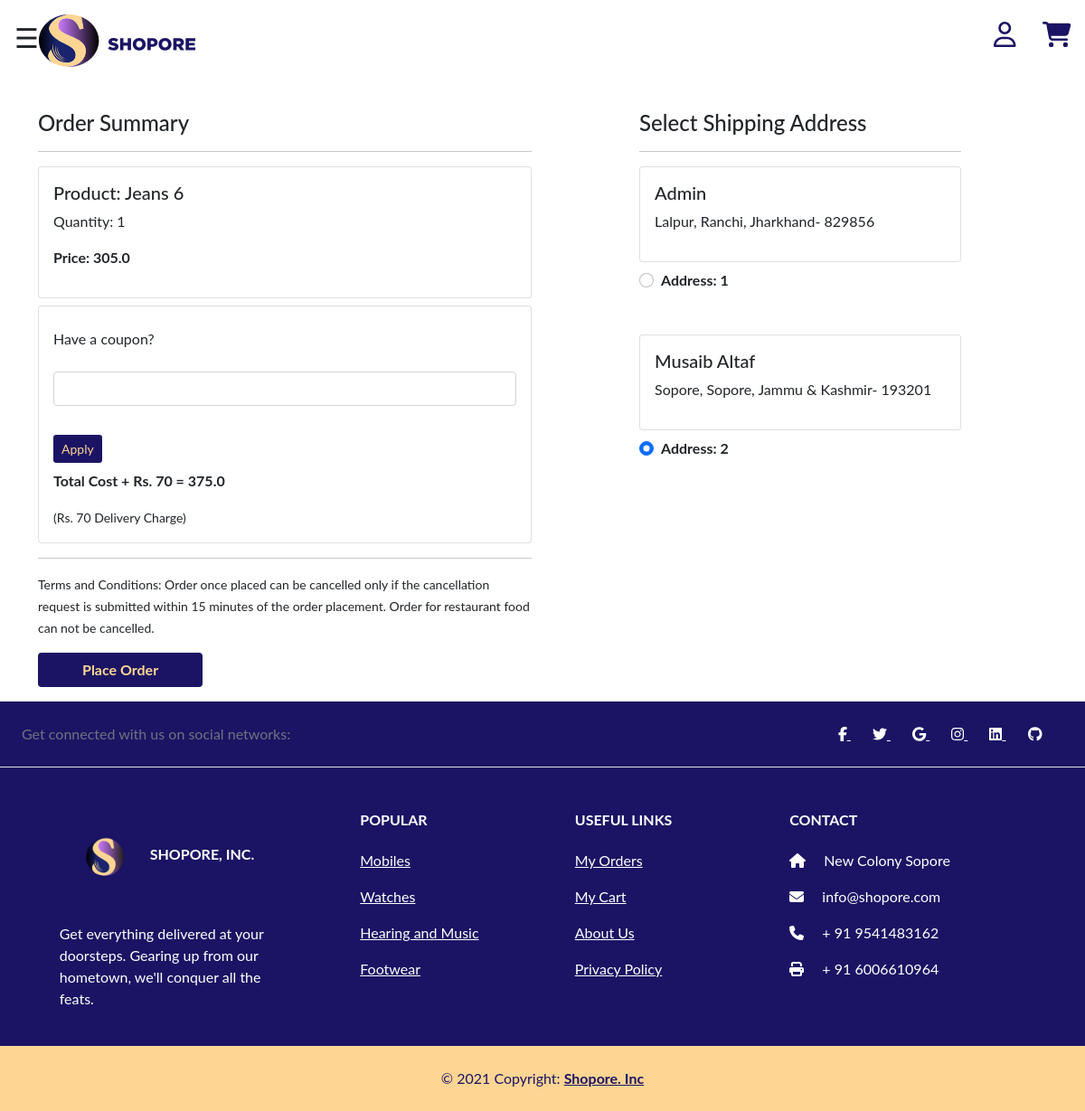
Screenshot of /checkout/ (signed in) with the database file from the repository.
### app/models.py (models this page shows, shortened)
class Cart(models.Model):
 user = models.ForeignKey(User, on_delete=models.CASCADE)
 product = models.ForeignKey(Product, on_delete=models.CASCADE)
 quantity = models.PositiveIntegerField(default=1)
 @property
 def total_cost(self):
   return self.quantity * self.product.discounted_price

class Product(models.Model):
 title = models.CharField(max_length=100)
 selling_price = models.FloatField()
 discounted_price = models.FloatField()
 description = models.TextField()
 brand = models.CharField(max_length=100)
 category = models.CharField( choices=CATEGORY_CHOICES, max_length=2)
 product_image = models.ImageField(upload_to='productimg')

class Customer(models.Model):
 user = models.ForeignKey(User, on_delete=models.CASCADE)
 name = models.CharField(max_length=200)
 locality = models.CharField(max_length=200)
 city = models.CharField(max_length=50)
 zipcode = models.IntegerField()
 state = models.CharField(choices=STATE_CHOICES, max_length=50)

### app/views.py (the view, shortened to what this page needs)
# urls.py: path('checkout/', views.checkout, name='checkout'),
@login_required
def checkout(request):
	coupondiscountt = 0
	inputcoupon =  "None"
	user = request.user
	add = Customer.objects.filter(user=user)
	cart_items = Cart.objects.filter(user=request.user)
	amount = 0.0
	shipping_amount = 70.0
	totalamount=0.0
	cart_product = [p for p in Cart.objects.all() if p.user == request.user]
	if cart_product:
		for p in cart_product:
			tempamount = (p.quantity * p.product.discounted_price)
			amount += tempamount
		totalamount = amount+shipping_amount-coupondiscountt
	return render(request, 'app/checkout.html', {'add':add, 'cart_items':cart_items, 'totalcost':totalamount, 'couponapplied': inputcoupon})

### app/templates/app/checkout.html (shortened to what this page needs)
{% extends 'app/base.html' %} {% load static %} {% block title %}Checkout{% endblock title %} {% block main-content %}
<div class="container">
    <div class="row mt-5">
        <div class="col-sm-6">
            <h4>Order Summary</h4>
            <hr> {% for item in cart_items %}
            <div class="card mb-2">
                <div class="card-body">
                    <h5>Product: {{item.product.title}}</h5>
                    <p>Quantity: {{item.quantity}}</p>
                    <p class="fw-bold">Price: {{item.total_cost}}</p>
                </div>
            </div>
            {% endfor %}
            <div class="card mb-2">
                <div class="card-body">
            <div> <p class="list-group-item d-flex justify-content-between align-items-center border-0 px-0">Have a coupon?</p><span><form method = "POST" id = "coupon-form"> <input class = "form-control" name = "coupon" id = "coupon" required> <small class = "my-2" style = "color:red;"> {% for x in messages %}{{x}}{% endfor %}</small> <br> <span><input class="btn btn-sm btn-remove my-2" type="submit" value="Apply">{% csrf_token %}</form></span></div>
            <p class="fw-bold">Total Cost + Rs. 70 = {{totalcost}}</p>
            <small>(Rs. 70 Delivery Charge)</small>
        </div>
    </div>
            <hr>
            <small>Terms and Conditions: Order once placed can be cancelled only if the cancellation request is submitted within 15 minutes of the order placement. Order for restaurant food can not be cancelled.</small>
        </div>
        <div class="col-sm-4 offset-sm-1">
            <h4>Select Shipping Address</h4>
            <hr>
            <form action="/paymentdone" id="myform">
                {% for ad in add %}
                <div class="card">
                    <div class="card-body">
                        <h5>{{ad.name}}</h5>
                        <p>{{ad.locality}}, {{ad.city}}, {{ad.state}}- {{ad.zipcode}}</p>
                    </div>
                </div>
                <div class="form-check mt-2 mb-5">
                    <input class="form-check-input" type="radio" name="custid" id="custadd{{forloop.counter}}" value="{{ad.id}}" checked>
                    <label class="form-check-label fw-bold" for="custadd{{forloop.counter}}">
            Address: {{ forloop.counter }} </label>
                </div>
                {% endfor %}
                </div>
                 <div class="container">
                    <button type="submit" class="btn btn-place-order-two mt-3 px-5 fw-bold">Place Order</button>
                  </div>
        </div>
    </div>
</div>
{% endblock main-content %}

### app/templates/app/base.html (style rules this page uses)
body { font-family: "Lato", sans-serif; transition: background-color .1s; }
.btn-remove { background-color: #1B1464; color: #FFD593; }
.btn-place-order-two { background-color: #1B1464; color: #FFD593; }

### rows the page displays
Cart: product "Jeans 6", quantity "1", total_cost "305.0"
Customer: name "Admin", locality "Lalpur", city "Ranchi", state "Jharkhand", zipcode "829856"
Customer: name "Musaib Altaf", locality "Sopore", city "Sopore", state "Jammu & Kashmir", zipcode "193201"

### other values shown
{{ totalcost }} "375.0"
